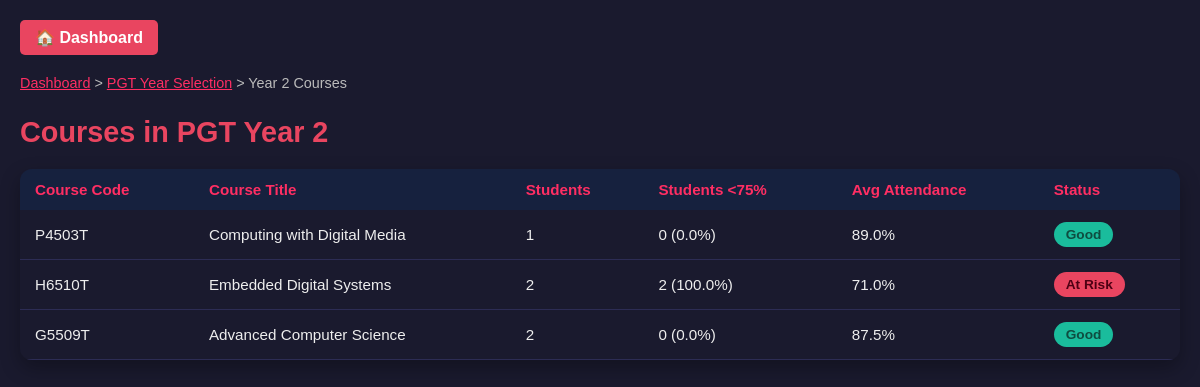
Screenshot of /analytics/analytics/pg-year/2/ (signed in) with the database file from the repository.
### analytics/models.py (models this page shows, shortened)
class Course(models.Model):
    title = models.CharField(max_length=255)
    code = models.CharField(max_length=50, unique=True)

### analytics/views.py (the view)
# urls.py: path('analytics/pg-year/<int:year>/', views.course_overview_by_year_pg, name='course_overview_by_year_pg'),
@login_required
def course_overview_by_year_pg(request, year):
    year = int(year)
    students = Student.objects.filter(level_of_study='PGT', year_of_course=year)
    student_ids = students.values_list('id', flat=True)
    enrollments = Enrollment.objects.filter(student_id__in=student_ids)
    courses = Course.objects.filter(enrollment__student_id__in=student_ids).distinct()
    course_data = []
    for course in courses:
        course_enrollments = enrollments.filter(course=course)
        attendance_values = course_enrollments.exclude(total_attendance_percent__isnull=True).values_list('total_attendance_percent', flat=True)
        avg_attendance = sum(attendance_values) / len(attendance_values) if attendance_values else 0
        low_attendance_count = course_enrollments.filter(total_attendance_percent__lt=75).count()
        student_count = course_enrollments.count()
        def get_status(avg):
            if avg >= 85:
                return 'Good'
            elif avg >= 75:
                return 'Monitor'
            else:
                return 'At Risk'
        course_data.append({
            'code': course.code,
            'title': course.title,
            'student_count': student_count,
            'avg_attendance': round(avg_attendance, 2),
            'low_attendance_display': f"{low_attendance_count} ({round((low_attendance_count / student_count) * 100, 1)}%)" if student_count else "0",
            'status': get_status(avg_attendance)
        })
    return render(request, "analytics/course_overview_pg.html", {
        'year': year,
        'courses': course_data,
    })

### analytics/templates/analytics/course_overview_pg.html (shortened to what this page needs)
<!DOCTYPE html>
<html>
<head>
</head>
<body>
<div class="container">
    <a href="{% url 'analytics:dashboard' %}" class="back-button">🏠 Dashboard </a>
    <div class="breadcrumb">
        <a href="{% url 'analytics:dashboard' %}" class="breadcrumb-link">Dashboard</a> &gt;
        <a href="{% url 'analytics:pg_year_selection' %}" class="breadcrumb-link">PGT Year Selection</a> &gt;
        <span>Year {{ year }} Courses</span>
    </div>
    <h3> Courses in PGT Year {{ year }} </h3>
    <table class="course-table">
        <thead>
            <tr>
                <th>Course Code</th>
                <th>Course Title</th>
                <th>Students</th>
                <th>Students &lt;75%</th>
                <th>Avg Attendance</th>
                <th>Status</th>
            </tr>
        </thead>
        <tbody>
            {% for course in courses %}
            <tr onclick="window.location.href='{% url 'analytics:course_students_pg' course.code year %}'" style="cursor: pointer;">
                <td data-label="Course Code">{{ course.code }}</td>
                <td data-label="Course Title">{{ course.title }}</td>
                <td data-label="Students">{{ course.student_count }}</td>
                <td data-label="Students <75%">{{ course.low_attendance_display }}</td>
                <td data-label="Avg Attendance">{{ course.avg_attendance }}%</td>
                <td data-label="Status">
                    <span class="status-badge
                        {% if course.status == 'Good' %}status-good
                        {% elif course.status == 'Monitor' %}status-warning
                        {% else %}status-danger{% endif %}">
                        {{ course.status }}
                    </span>
                </td>
            </tr>
            {% empty %}
            <tr>
                <td colspan="6">No courses found for this year.</td>
            </tr>
            {% endfor %}
        </tbody>
    </table>
</div>
</body>
</html>

### analytics/templates/analytics/course_overview_pg.html (style rules this page uses)
* { margin: 0; padding: 0; box-sizing: border-box; font-family: 'Poppins', sans-serif; }
body { background: #1a1a2e; color: #ffffff; min-height: 100vh; padding: 20px; }
.container { max-width: 1200px; margin: 0 auto; }
.back-button { background: #e94560; color: white; padding: 8px 15px; border-radius: 5px; text-decoration: none; font-weight: 600; display: inline-block; margin-bottom: 20px; transition: background 0.3s ease, transform 0.2s; }
.breadcrumb { font-size: 0.9em; color: #bbb; margin-bottom: 25px; user-select: none; }
.breadcrumb-link, .breadcrumb-link:visited { color: #ff2e63; text-decoration: underline; cursor: pointer; }
h3 { font-size: 1.8em; color: #e94560; margin-bottom: 20px; }
.course-table { width: 100%; border-collapse: collapse; font-size: 0.95em; color: #eee; box-shadow: 0 8px 20px rgba(0, 0, 0, 0.3); border-radius: 12px; overflow: hidden; }
.course-table thead { background: #16213e; color: #ff2e63; font-weight: 600; text-align: left; }
.course-table th, .course-table td { padding: 12px 15px; }
.course-table tbody tr { background: #1a1a2e; border-bottom: 1px solid #2c2c54; transition: background 0.3s ease; }
.status-badge { padding: 5px 12px; border-radius: 15px; font-weight: 600; font-size: 0.9em; display: inline-block; user-select: none; }
.status-good { background-color: #1abc9c; color: #0e4d40; }
.status-danger { background-color: #e94560; color: #4d0013; }

### rows the page displays
Course: code "P4503T", title "Computing with Digital Media"
Course: code "H6510T", title "Embedded Digital Systems"
Course: code "G5509T", title "Advanced Computer Science"

### other values shown
{{ year }} "2"
{{ course.student_count }} "1" "2" "2"
{{ course.low_attendance_display }} "0 (0.0%)" "2 (100.0%)" "0 (0.0%)"
{{ course.avg_attendance }} "89.0" "71.0" "87.5"
{{ course.status }} "Good" "At Risk" "Good"
